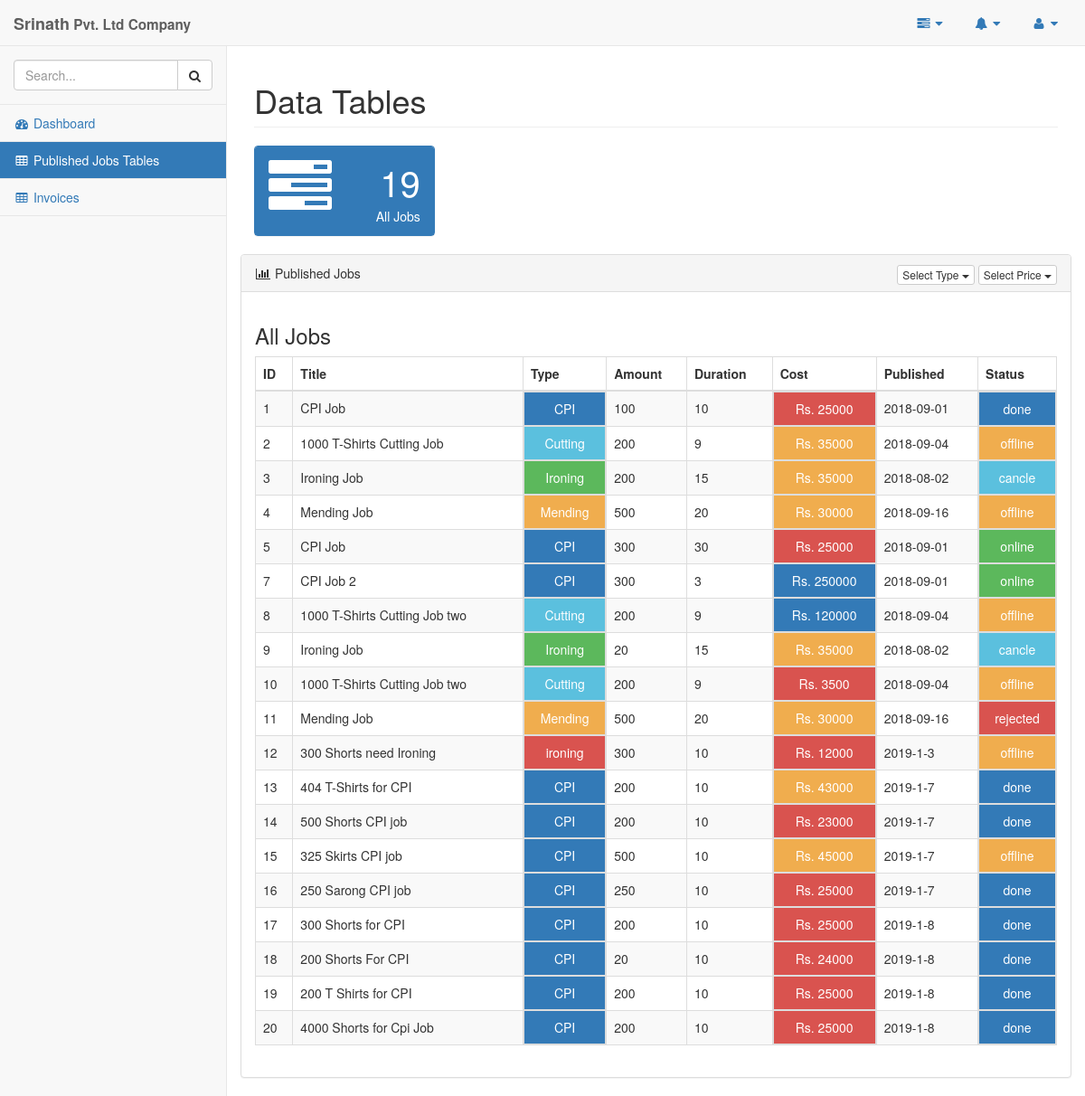
Page /pages/company_tables.php (signed in) on the committed database.
### tables this page shows
CREATE TABLE `company_job` (
  `jobID` int(11) NOT NULL,
  `jobTitle` varchar(45) DEFAULT NULL,
  `jobType` varchar(45) DEFAULT NULL,
  `jobAmount` varchar(45) DEFAULT NULL,
  `jobPeriod` varchar(45) DEFAULT NULL,
  `jobPrice` int(45) DEFAULT NULL,
  `jobDate` varchar(45) DEFAULT NULL,
  `jobStatus` varchar(45) DEFAULT NULL,
  `comID` varchar(10) NOT NULL,
  `supID` varchar(45) NOT NULL
);

### pages/query_boxes/company_all_published_jobs.php (the view)
<?php
    $queryJob="SELECT * FROM company_job";
    $resultJob=mysqli_query($conn,$queryJob);
    if(mysqli_num_rows($resultJob)>0){
        while($rowJob=mysqli_fetch_assoc($resultJob)){
            $status="danger";
            if($rowJob['jobStatus']=="offline"){
                $status="warning";
            }else if($rowJob['jobStatus']=="online"){
                $status="success";
            }else if($rowJob['jobStatus']=="cancle"){
                $status="info";
            }else if($rowJob['jobStatus']=="rejected"){
                $status="danger";
            }else if($rowJob['jobStatus']=="done"){
                $status="primary";
            }
            $cost="danger";
            if($rowJob['jobPrice']>100000){
                $cost="primary";
            }else if($rowJob['jobPrice']>75000){
                $cost="info";
            }else if($rowJob['jobPrice']>50000){
                $cost="success";
            }else if($rowJob['jobPrice']>25000){
                $cost="warning";
            }
            $type="danger";
            if($rowJob['jobType']=="CPI"){
                $type="primary";
            }else if($rowJob['jobType']=="Cutting"){
                $type="info";
            }else if($rowJob['jobType']=="Ironing"){
                $type="success";
            }else if($rowJob['jobType']=="Mending"){
                $type="warning";
            }
            echo "<tr>
                    <td>".$rowJob['jobID']."</td>
                    <td>".$rowJob['jobTitle']."</td>
                    <td class='btn btn-$type' style='width:100%;border-radius:0'>".$rowJob['jobType']."</td>
                    <td>".$rowJob['jobAmount']."</td>
                    <td>".$rowJob['jobPeriod']."</td>
                    <td class='btn btn-$cost' style='width:100%;border-radius:0'>Rs. ".$rowJob['jobPrice']."</td>
                    <td>".$rowJob['jobDate']."</td>
                    <td class='btn btn-$status' style='width:100%;border-radius:0'>".$rowJob['jobStatus']."</td>
                </tr>";
        }
    }
?>

### rows in the picture
company_job: jobID "1", jobTitle "CPI Job", jobType "CPI", jobAmount "100", jobPeriod "10", jobPrice "25000", jobDate "2018-09-01", jobStatus "done"
company_job: jobID "2", jobTitle "1000 T-Shirts Cutting Job", jobType "Cutting", jobAmount "200", jobPeriod "9", jobPrice "35000", jobDate "2018-09-04", jobStatus "offline"
company_job: jobID "3", jobTitle "Ironing Job", jobType "Ironing", jobAmount "200", jobPeriod "15", jobPrice "35000", jobDate "2018-08-02", jobStatus "cancle"
company_job: jobID "4", jobTitle "Mending Job", jobType "Mending", jobAmount "500", jobPeriod "20", jobPrice "30000", jobDate "2018-09-16", jobStatus "offline"
company_job: jobID "5", jobTitle "CPI Job", jobType "CPI", jobAmount "300", jobPeriod "30", jobPrice "25000", jobDate "2018-09-01", jobStatus "online"
company_job: jobID "7", jobTitle "CPI Job 2", jobType "CPI", jobAmount "300", jobPeriod "3", jobPrice "250000", jobDate "2018-09-01", jobStatus "online"
company_job: jobID "8", jobTitle "1000 T-Shirts Cutting Job two", jobType "Cutting", jobAmount "200", jobPeriod "9", jobPrice "120000", jobDate "2018-09-04", jobStatus "offline"
company_job: jobID "9", jobTitle "Ironing Job", jobType "Ironing", jobAmount "20", jobPeriod "15", jobPrice "35000", jobDate "2018-08-02", jobStatus "cancle"
company_job: jobID "10", jobTitle "1000 T-Shirts Cutting Job two", jobType "Cutting", jobAmount "200", jobPeriod "9", jobPrice "3500", jobDate "2018-09-04", jobStatus "offline"
company_job: jobID "11", jobTitle "Mending Job", jobType "Mending", jobAmount "500", jobPeriod "20", jobPrice "30000", jobDate "2018-09-16", jobStatus "rejected"
company_job: jobID "12", jobTitle "300 Shorts need Ironing", jobType "ironing", jobAmount "300", jobPeriod "10", jobPrice "12000", jobDate "2019-1-3", jobStatus "offline"
company_job: jobID "13", jobTitle "404 T-Shirts for CPI", jobType "CPI", jobAmount "200", jobPeriod "10", jobPrice "43000", jobDate "2019-1-7", jobStatus "done"
company_job: jobID "14", jobTitle "500 Shorts CPI job", jobType "CPI", jobAmount "200", jobPeriod "10", jobPrice "23000", jobDate "2019-1-7", jobStatus "done"
company_job: jobID "15", jobTitle "325 Skirts CPI job", jobType "CPI", jobAmount "500", jobPeriod "10", jobPrice "45000", jobDate "2019-1-7", jobStatus "offline"
company_job: jobID "16", jobTitle "250 Sarong CPI job", jobType "CPI", jobAmount "250", jobPeriod "10", jobPrice "25000", jobDate "2019-1-7", jobStatus "done"
company_job: jobID "17", jobTitle "300 Shorts for CPI", jobType "CPI", jobAmount "200", jobPeriod "10", jobPrice "25000", jobDate "2019-1-8", jobStatus "done"
company_job: jobID "18", jobTitle "200 Shorts For CPI", jobType "CPI", jobAmount "20", jobPeriod "10", jobPrice "24000", jobDate "2019-1-8", jobStatus "done"
company_job: jobID "19", jobTitle "200 T Shirts for CPI", jobType "CPI", jobAmount "200", jobPeriod "10", jobPrice "25000", jobDate "2019-1-8", jobStatus "done"
company_job: jobID "20", jobTitle "4000 Shorts for Cpi Job", jobType "CPI", jobAmount "200", jobPeriod "10", jobPrice "25000", jobDate "2019-1-8", jobStatus "done"

### other values in the picture
$_SESSION['userName'] "Srinath"
$row['jobCount'] "19"
